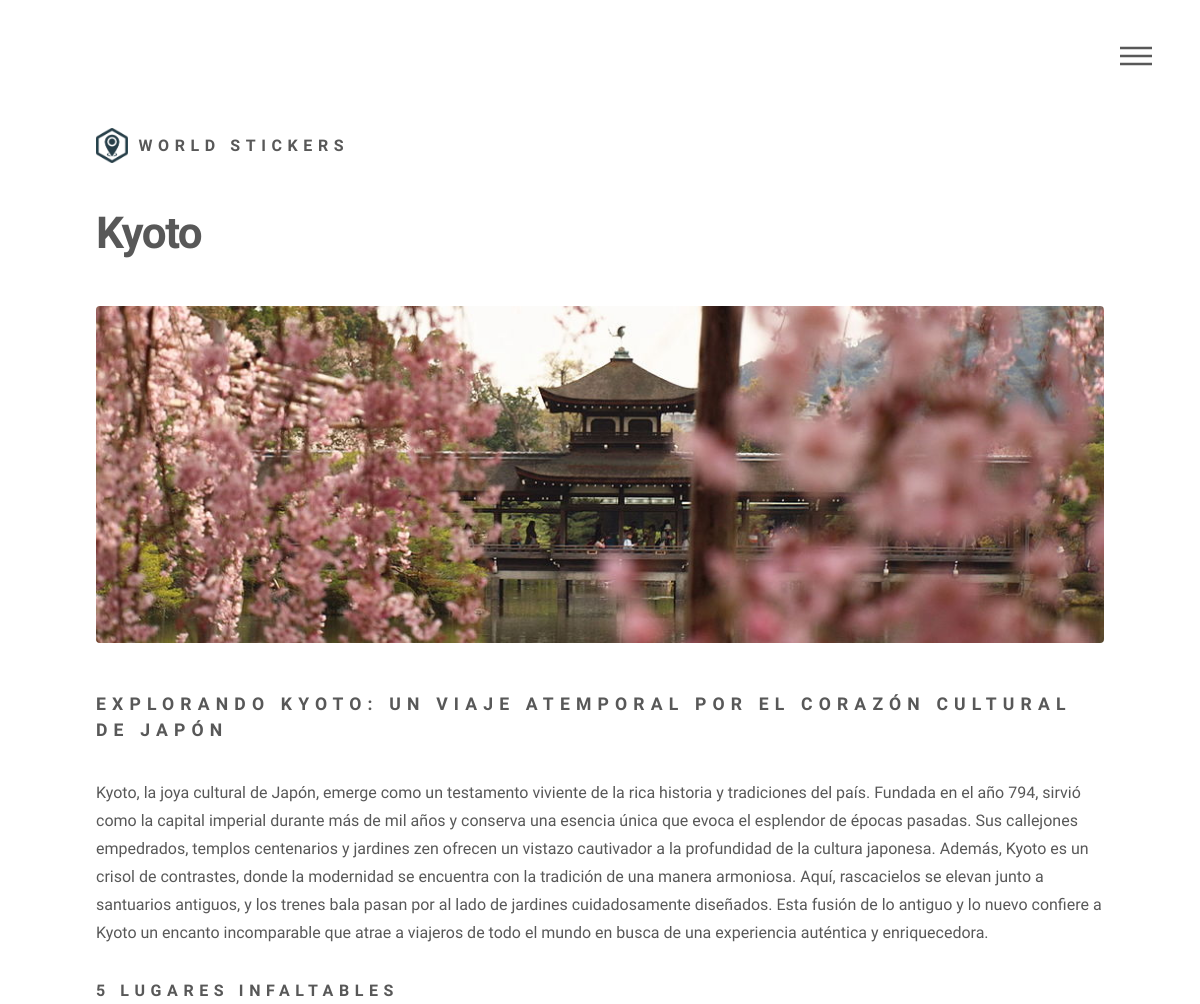
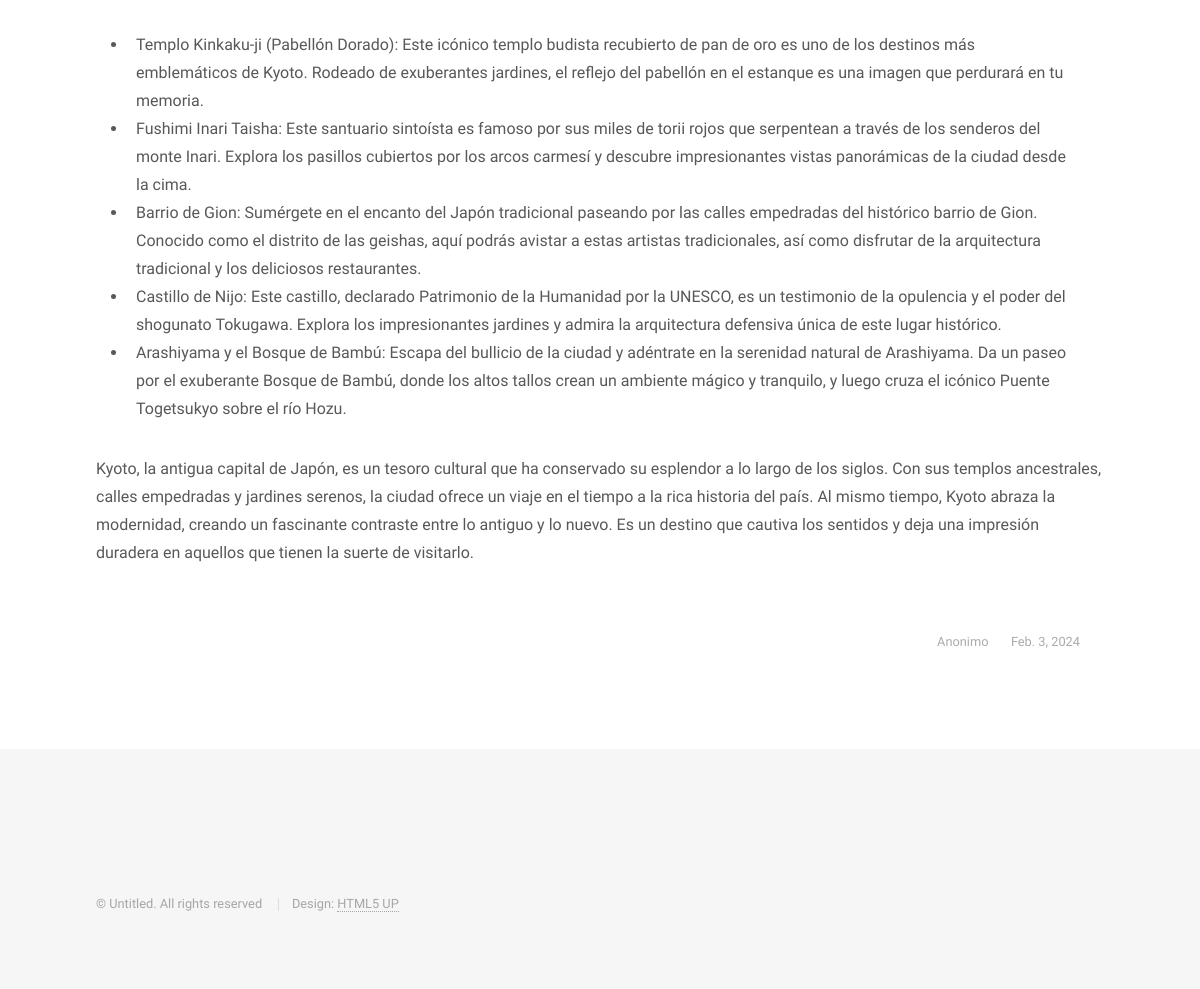
The app's page /pages/1 with its own data (2 pictures, top to bottom).
### blogApp/models.py (models this page shows)
class BlogEntry(models.Model):
    title = models.CharField(max_length=120)
    subtitle = models.CharField(max_length=120)
    introduction = models.CharField(max_length=5000)
    content_list = models.JSONField(default=list, null=True)
    resume = models.CharField(max_length=5000, null=True)
    author = models.CharField(max_length=120, default="Anonimo")
    imgUrl = models.CharField(max_length=100, null=True)
    imgLogo= models.CharField(max_length=100, null=True)
    date = models.DateField()

### blogApp/views.py (the view)
# urls.py: path("pages/<entryId>", views.entryDetail, name="entryDetail"),
def entryDetail(request, entryId):
    entry = BlogEntry.objects.get(pk=entryId)
    print(entry)
    admin = True
    template = loader.get_template("entryDetail.html")
    dictionary = {"entry": entry, "admin": admin}
    document = template.render(dictionary)
    return HttpResponse(document)

### blogApp/templates/entryDetail.html (shortened to what this page needs)
{% extends "index.html" %} {%load static%} {%block mainContent%}
<div id="main">
  <div class="inner">
    <h1>{{entry.title}}</h1>
    <span class="image main"
      ><img
        src="{% static 'assets/' %}{{ entry.imgUrl }}"
        alt="{{ entry.imgUrl }}"
    /></span>
    <h2>{{entry.subtitle}}</h2>
    <p>{{entry.introduction}}</p>
    <h3>5 Lugares infaltables</h3>
    <ul style="padding: 0 2rem">
      {% for item in entry.content_list %}
      <li>{{item}}</li>
      {% endfor %}
    </ul>
    <p>{{entry.resume}}</p>
  </div>
  <ul class="entryFooter">
	<li>{{entry.author}}</li>
	<li>{{entry.date}}</li>
  </ul>
</div>
{%endblock%}

### blogApp/static/css/main.css (style rules this page uses)
html, body, div, span, applet, object, iframe, h1, h2, h3, h4, h5, h6, p, blockquote, pre, a, abbr, acronym, address, big, cite, code, del, dfn, em, img, ins, kbd, q, s, samp, small, strike, strong, sub, sup, tt, var, b, u, i, center, dl, dt, dd, ol, ul, li, fieldset, form, label, legend, table, caption, tbody, tfoot, thead, tr, th, td, article, aside, canvas, details, embed, figure, figcaption, footer, header, hgroup, menu, nav, output, ruby, section, summary, time, mark, audio, video { margin: 0; padding: 0; border: 0; font-size: 100%; font: inherit; vertical-align: baseline; }
body { line-height: 1; }
ol, ul { list-style: none; }
body { -webkit-text-size-adjust: none; }
body { -ms-overflow-style: scrollbar; }
html { box-sizing: border-box; }
*, *:before, *:after { box-sizing: inherit; }
body { background: #ffffff; }
body, input, select, textarea { color: #585858; font-family: "Source Sans Pro", Helvetica, sans-serif; font-size: 16pt; font-weight: 300; line-height: 1.75; }
@media screen and (max-width: 1680px) { body, input, select, textarea { font-size: 14pt; } }
@media screen and (max-width: 1280px) { body, input, select, textarea { font-size: 12pt; } }
p { margin: 0 0 2em 0; }
h1 { font-size: 2.75em; font-weight: 700; line-height: 1.3; margin: 0 0 1em 0; letter-spacing: -0.035em; }
h2, h3, h4, h5, h6 { font-weight: 900; line-height: 1.5; margin: 0 0 2em 0; text-transform: uppercase; letter-spacing: 0.35em; }
h2 { font-size: 1.1em; }
h3 { font-size: 1em; }
ul { list-style: disc; margin: 0 0 2em 0; padding-left: 1em; }
ul li { padding-left: 0.5em; }
.image { border-radius: 4px; border: 0; display: inline-block; position: relative; }
.image img { border-radius: 4px; display: block; }
.image.main { display: block; margin: 0 0 3em 0; width: 100%; }
.image.main img { width: 100%; }
#main { padding: 0em 0 6em 0; }
#wrapper>*>.inner { width: 100%; max-width: 68em; margin: 0 auto; padding: 0 2.5em; }
.entryFooter { all: unset; width: 100%; padding: 0; margin-top: 5em; list-style: none; font-size: 0.8em; color: rgba(88, 88, 88, 0.5); display: flex; gap: 1rem; justify-content: flex-end; }
.entryFooter :last-child { margin-right: 10%; }

### records on screen
BlogEntry: title "Kyoto", imgUrl (picture), subtitle "EXPLORANDO KYOTO: UN VIAJE ATEMPORAL POR EL CORAZÓN CULTURAL DE JAPÓN", introduction "Kyoto, la joya cultural de Japón, emerge como un testamento viviente de la rica historia y tradiciones del país. Fundada en el año 794, sirvió como la capital imperial durante más de mil años y conserva una esencia única que evoca el esplendor de épocas pasadas. Sus callejones empedrados, templos centenarios y jardines zen ofrecen un vistazo cautivador a la profundidad de la cultura japonesa. Además, Kyoto es un crisol de contrastes, donde la modernidad se encuentra con la tradición de una manera armoniosa. Aquí, rascacielos se elevan junto a santuarios antiguos, y los trenes bala pasan por al lado de jardines cuidadosamente diseñados. Esta fusión de lo antiguo y lo nuevo confiere a Kyoto…", resume "Kyoto, la antigua capital de Japón, es un tesoro cultural que ha conservado su esplendor a lo largo de los siglos. Con sus templos ancestrales, calles empedradas y jardines serenos, la ciudad ofrece un viaje en el tiempo a la rica historia del país. Al mismo tiempo, Kyoto abraza la modernidad, creando un fascinante contraste entre lo antiguo y lo nuevo. Es un destino que cautiva los sentidos y deja una impresión duradera en aquellos que tienen la suerte de visitarlo.", author "Anonimo", date "Feb. 3, 2024"
